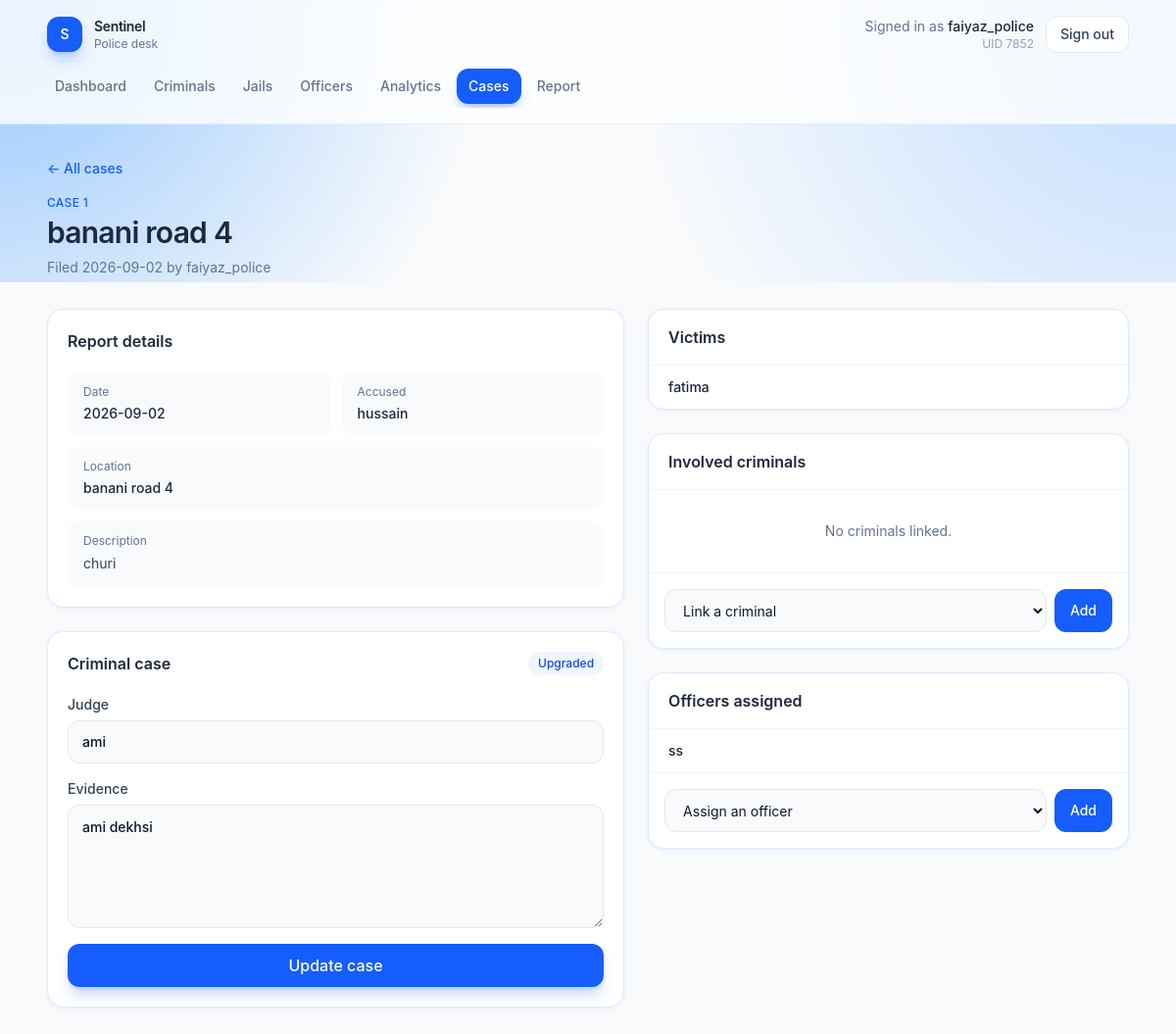
The page /incidents/1 (signed in) on the database as committed earlier.
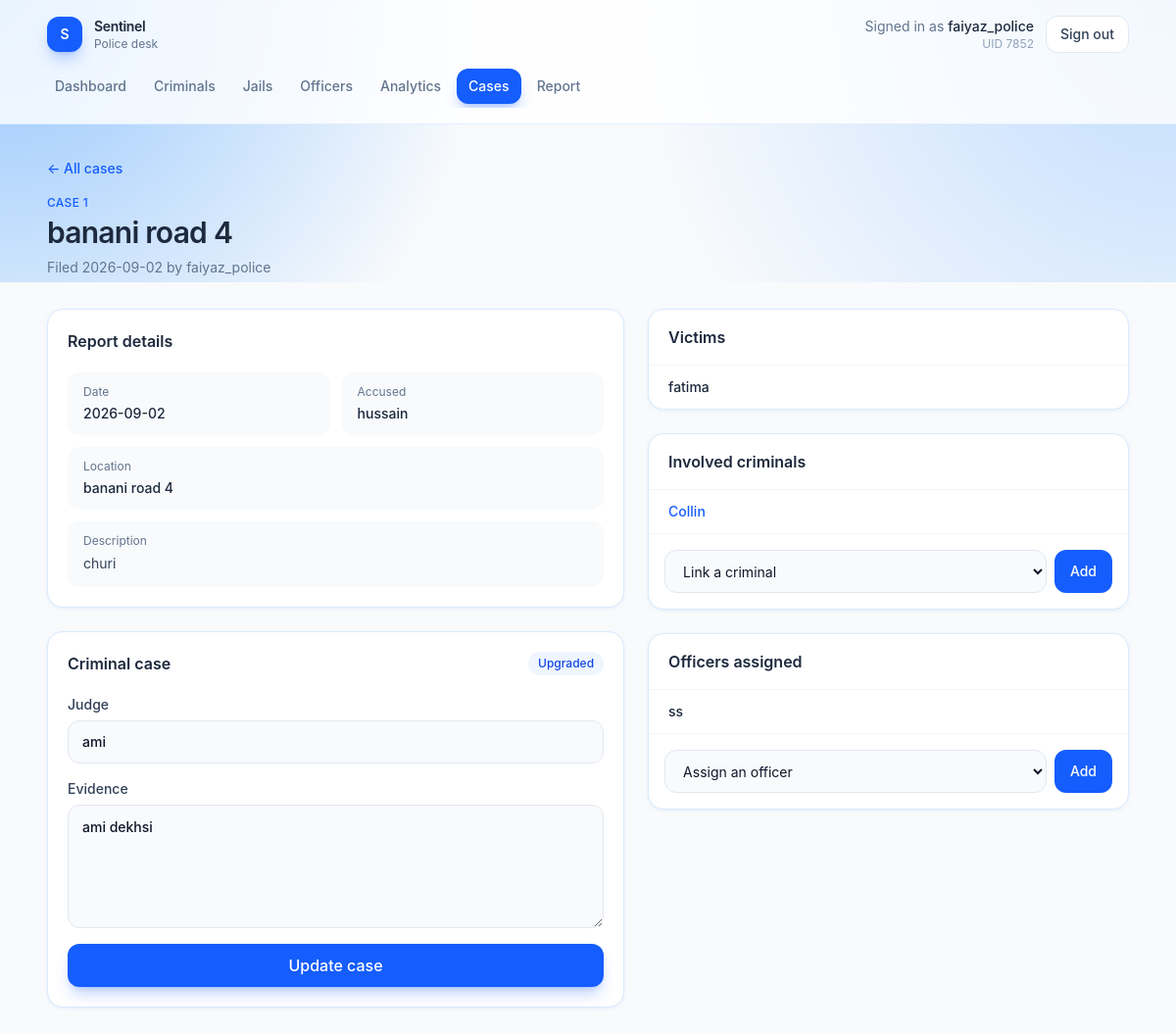
The same page on the database as committed later.
### tables this page shows
CREATE TABLE USER (
    UID INTEGER PRIMARY KEY,
    phone TEXT,
    age INTEGER,
    gender TEXT,
    role TEXT,
    name TEXT NOT NULL,
    password TEXT NOT NULL
);

CREATE TABLE Criminal (
    CID INTEGER PRIMARY KEY,
    Name TEXT NOT NULL,
    Age INTEGER,
    Crime TEXT,
    Height REAL,
    Gender TEXT,
    Nationality TEXT,
    JID INTEGER,
    time_sentenced TEXT,
    FOREIGN KEY (JID) REFERENCES Jail(JID)
);

### app.py (the view, shortened to what this page needs)
@app.route("/incidents/<int:irid>", methods=["GET", "POST"])
def incident_detail(irid):
    if not check_login():
        return redirect("/login")
    db = get_db()
    if request.method == "GET":
        incident = db.execute("select i.IRID, i.Description, i.Date, i.incident_location as location, i.AccusedName, u.Name as reporter_name, c.Judge, c.Evidence from 'Incident Reports' i join User u on i.ReportedUID = u.UID left join 'Criminal cases' c on i.IRID = c.IRID where i.IRID = ?", (irid,)).fetchone()
        victims = db.execute("select u.Name from Targeted t join User u on t.UID = u.UID where t.IRID = ?", (irid,)).fetchall()
        officers = db.execute("select u.Name from Works_on w join User u on w.UID = u.UID where w.IRID = ?", (irid,)).fetchall()
        cases = db.execute("select c.Judge, c.Evidence from 'Criminal cases' c where c.IRID = ?", (irid,)).fetchone()
        involved_criminals = db.execute("select c.CID, c.Name from 'Criminal Involvement' ci join Criminal c on ci.CID = c.CID where ci.IRID = ?", (irid,)).fetchall()
        if session.get("role") == "police":
            all_officers = db.execute("select p.UID, u.Name from Police p join User u on p.UID = u.UID where p.UID not in (select w.UID from Works_on w where w.IRID = ?)", (irid,)).fetchall()
            all_criminal = db.execute("select * from Criminal").fetchall()
            return render_template("incident_detail.html", incident=incident, victims=victims, officers=officers, all_officers=all_officers, cases=cases, involved_criminals=involved_criminals, all_criminal=all_criminal)
        else:
            return render_template("incident_detail.html", incident=incident, victims=victims, officers=officers, cases=cases, involved_criminals=involved_criminals)

### app.py (called while the page is built)
def get_db():
    if "db" not in g:
        g.db = sqlite3.connect(app.config["DATABASE"])
        g.db.row_factory = sqlite3.Row
    return g.db

def check_login():
    if session.get("loggedin_UID") is None:
        return False
    return True

@app.context_processor
def inject_current_user():
    uid = session.get("loggedin_UID")
    if not uid:
        return {"user_name": "Guest"}
    name = session.get("name")
    if not name:
        db = get_db()
        row = db.execute("SELECT name FROM USER WHERE UID = ?", (uid,)).fetchone()
        name = row["name"] if row else "Guest"
        session["name"] = name
    return {"user_name": name}

@app.after_request
def disable_cache(response):
    response.headers["Cache-Control"] = "no-store, no-cache, must-revalidate, max-age=0"
    response.headers["Pragma"] = "no-cache"
    response.headers["Expires"] = "0"
    return response

### templates/incident_detail.html (shortened to what the changed rows need)
{% extends "app.html" %}
{% set is_police = session.get("role") == "police" %}
{% set incident = incident if incident is defined else {
    "IRID": 12, "Date": "2026-08-14", "Description": "Phone snatched near the south gate of the market.",
    "location": "Gulshan-2", "AccusedName": "Karim Uddin", "reporter_name": "fatima",
    "Judge": none, "Evidence": none
} %}
{% set case = case if case is defined else (cases if cases is defined else incident) %}
{% set victims = victims if victims is defined else [{"UID": 2, "name": "fatima"}] %}
{% set officers = officers if officers is defined else [{"UID": 1, "name": "rahman", "badge_no": "BD-1042"}] %}
{% set all_officers = all_officers if all_officers is defined else [{"UID": 1, "name": "rahman"}, {"UID": 3, "name": "ayesha"}] %}
{% set involved_criminals = involved_criminals if involved_criminals is defined else [] %}
{% set all_criminal = all_criminal if all_criminal is defined else [] %}
{% set judge = case.Judge if case is defined and case else incident.Judge %}
{% set evidence = case.Evidence if case is defined and case else incident.Evidence %}
{% set upgraded = judge or evidence %}
{% block page %}
<div class="mb-8">
    <h1 class="mt-1 text-3xl font-semibold tracking-tight text-slate-800">{{ incident.location or "Incident" }}</h1>
</div>
<div class="grid gap-6 lg:grid-cols-[minmax(0,1.2fr)_minmax(0,1fr)]">
    <div class="flex flex-col gap-6">
        <article class="rounded-2xl border border-blue-100 bg-white p-5 shadow-sm shadow-blue-100/50">
            <h2 class="font-semibold text-slate-800">Report details</h2>
        </article>
        {% if is_police %}
        <article class="rounded-2xl border border-blue-100 bg-white p-5 shadow-sm shadow-blue-100/50">
            <div class="flex items-center justify-between gap-3">
                <h2 class="font-semibold text-slate-800">Criminal case</h2>
            </div>
        </article>
        {% endif %}
    </div>
    <div class="flex flex-col gap-6">
        <article class="overflow-hidden rounded-2xl border border-blue-100 bg-white shadow-sm shadow-blue-100/50">
            <div class="border-b border-slate-100 px-5 py-4">
                <h2 class="font-semibold text-slate-800">Victims</h2>
            </div>
            {% if victims %}
            <ul class="divide-y divide-slate-100 text-sm">
                {% for victim in victims %}
                <li class="px-5 py-3 font-medium text-slate-800">{{ victim.name or victim.Name }}</li>
                {% endfor %}
            </ul>
            {% else %}
            <p class="px-5 py-8 text-center text-sm text-slate-500">No victims linked.</p>
            {% endif %}
        </article>
        <article class="overflow-hidden rounded-2xl border border-blue-100 bg-white shadow-sm shadow-blue-100/50">
            <div class="border-b border-slate-100 px-5 py-4">
                <h2 class="font-semibold text-slate-800">Involved criminals</h2>
            </div>
            {% if involved_criminals %}
            <ul class="divide-y divide-slate-100 text-sm">
                {% for person in involved_criminals %}
                <li class="flex items-center justify-between px-5 py-3">
                    <a href="{{ url_for('criminal_detail', cid=person.CID) }}" class="font-medium text-blue-600 hover:text-blue-700">{{ person.Name }}</a>
                </li>
                {% endfor %}
            </ul>
            {% else %}
            <p class="px-5 py-8 text-center text-sm text-slate-500">No criminals linked.</p>
            {% endif %}
            {% if is_police %}
            <form action="{{ url_for('incident_detail', irid=incident.IRID) }}" method="post" class="flex gap-2 border-t border-slate-100 p-4">
                <select name="criminal" class="h-11 flex-1 rounded-xl border border-slate-200 bg-slate-50 px-3.5 text-sm outline-none focus:border-blue-500 focus:bg-white focus:ring-4 focus:ring-blue-100">
                </select>
                <button type="submit" class="h-11 rounded-xl bg-blue-600 px-4 text-sm font-medium text-white hover:bg-blue-700">Add</button>
            </form>
            {% endif %}
        </article>
        <article class="overflow-hidden rounded-2xl border border-blue-100 bg-white shadow-sm shadow-blue-100/50">
            <div class="border-b border-slate-100 px-5 py-4">
                <h2 class="font-semibold text-slate-800">Officers assigned</h2>
            </div>
            {% if officers %}
            <ul class="divide-y divide-slate-100 text-sm">
                {% for officer in officers %}
                <li class="flex items-center justify-between px-5 py-3">
                    <span class="font-medium text-slate-800">{{ officer.name or officer.Name }}</span>
                </li>
                {% endfor %}
            </ul>
            {% else %}
            <p class="px-5 py-8 text-center text-sm text-slate-500">No officers assigned yet.</p>
            {% endif %}
        </article>
    </div>
</div>
{% endblock %}

Rows that differ between the two databases and show on the page:
now on this page (row edited): Criminal: Name "Collin"
Other text that changed with them:
text no longer shown: "No criminals linked."
